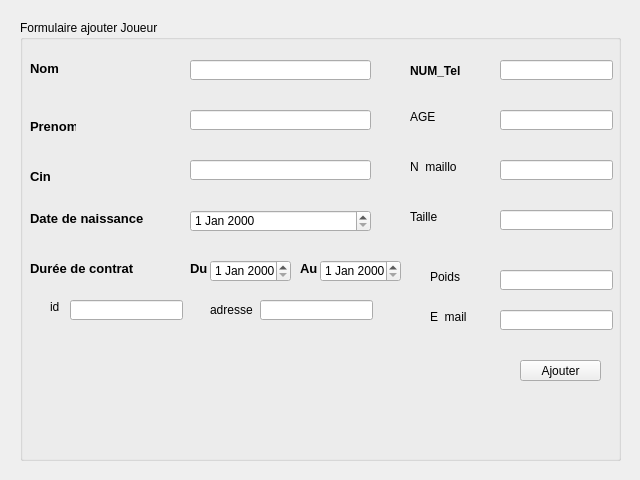
<?xml version="1.0" encoding="UTF-8"?>
<ui version="4.0">
 <class>clientajout</class>
 <widget class="QDialog" name="clientajout">
  <property name="geometry">
   <rect>
    <x>0</x>
    <y>0</y>
    <width>640</width>
    <height>480</height>
   </rect>
  </property>
  <property name="windowTitle">
   <string>Dialog</string>
  </property>
  <widget class="QGroupBox" name="groupBox">
   <property name="geometry">
    <rect>
     <x>20</x>
     <y>20</y>
     <width>601</width>
     <height>441</height>
    </rect>
   </property>
   <property name="title">
    <string>Formulaire ajouter Joueur</string>
   </property>
   <widget class="QLabel" name="label_8">
    <property name="geometry">
     <rect>
      <x>30</x>
      <y>280</y>
      <width>46</width>
      <height>13</height>
     </rect>
    </property>
    <property name="text">
     <string>id</string>
    </property>
   </widget>
   <widget class="QLabel" name="Date_5">
    <property name="geometry">
     <rect>
      <x>10</x>
      <y>190</y>
      <width>121</width>
      <height>16</height>
     </rect>
    </property>
    <property name="font">
     <font>
      <pointsize>10</pointsize>
      <weight>75</weight>
      <bold>true</bold>
     </font>
    </property>
    <property name="text">
     <string>Date de naissance</string>
    </property>
   </widget>
   <widget class="QLabel" name="label_2">
    <property name="geometry">
     <rect>
      <x>390</x>
      <y>90</y>
      <width>46</width>
      <height>13</height>
     </rect>
    </property>
    <property name="text">
     <string>AGE</string>
    </property>
   </widget>
   <widget class="QLineEdit" name="Lage">
    <property name="geometry">
     <rect>
      <x>480</x>
      <y>90</y>
      <width>113</width>
      <height>20</height>
     </rect>
    </property>
   </widget>
   <widget class="QToolButton" name="ajouter">
    <property name="geometry">
     <rect>
      <x>500</x>
      <y>340</y>
      <width>81</width>
      <height>21</height>
     </rect>
    </property>
    <property name="text">
     <string>Ajouter</string>
    </property>
   </widget>
   <widget class="QDateEdit" name="dateD">
    <property name="geometry">
     <rect>
      <x>190</x>
      <y>240</y>
      <width>81</width>
      <height>22</height>
     </rect>
    </property>
   </widget>
   <widget class="QLineEdit" name="L_adresse">
    <property name="geometry">
     <rect>
      <x>240</x>
      <y>280</y>
      <width>113</width>
      <height>20</height>
     </rect>
    </property>
   </widget>
   <widget class="QLabel" name="Prenom_5">
    <property name="geometry">
     <rect>
      <x>10</x>
      <y>100</y>
      <width>46</width>
      <height>13</height>
     </rect>
    </property>
    <property name="font">
     <font>
      <pointsize>10</pointsize>
      <weight>75</weight>
      <bold>true</bold>
     </font>
    </property>
    <property name="text">
     <string>Prenom</string>
    </property>
   </widget>
   <widget class="QLineEdit" name="Lprenom">
    <property name="geometry">
     <rect>
      <x>170</x>
      <y>90</y>
      <width>181</width>
      <height>20</height>
     </rect>
    </property>
   </widget>
   <widget class="QLineEdit" name="Lnom">
    <property name="geometry">
     <rect>
      <x>170</x>
      <y>40</y>
      <width>181</width>
      <height>20</height>
     </rect>
    </property>
   </widget>
   <widget class="QLabel" name="label">
    <property name="geometry">
     <rect>
      <x>390</x>
      <y>40</y>
      <width>61</width>
      <height>21</height>
     </rect>
    </property>
    <property name="font">
     <font>
      <weight>75</weight>
      <bold>true</bold>
     </font>
    </property>
    <property name="text">
     <string>NUM_Tel</string>
    </property>
   </widget>
   <widget class="QLabel" name="Nom_5">
    <property name="geometry">
     <rect>
      <x>10</x>
      <y>40</y>
      <width>71</width>
      <height>16</height>
     </rect>
    </property>
    <property name="font">
     <font>
      <pointsize>10</pointsize>
      <weight>75</weight>
      <bold>true</bold>
     </font>
    </property>
    <property name="text">
     <string>Nom</string>
    </property>
   </widget>
   <widget class="QLabel" name="label_7">
    <property name="geometry">
     <rect>
      <x>390</x>
      <y>140</y>
      <width>46</width>
      <height>13</height>
     </rect>
    </property>
    <property name="text">
     <string>N_maillot</string>
    </property>
   </widget>
   <widget class="QLabel" name="label_16">
    <property name="geometry">
     <rect>
      <x>280</x>
      <y>240</y>
      <width>21</width>
      <height>16</height>
     </rect>
    </property>
    <property name="font">
     <font>
      <pointsize>10</pointsize>
      <weight>75</weight>
      <bold>true</bold>
     </font>
    </property>
    <property name="text">
     <string>Au</string>
    </property>
   </widget>
   <widget class="QLabel" name="CIN_5">
    <property name="geometry">
     <rect>
      <x>10</x>
      <y>150</y>
      <width>46</width>
      <height>13</height>
     </rect>
    </property>
    <property name="font">
     <font>
      <pointsize>10</pointsize>
      <weight>75</weight>
      <bold>true</bold>
     </font>
    </property>
    <property name="text">
     <string>Cin</string>
    </property>
   </widget>
   <widget class="QDateEdit" name="dateN">
    <property name="geometry">
     <rect>
      <x>170</x>
      <y>190</y>
      <width>181</width>
      <height>22</height>
     </rect>
    </property>
   </widget>
   <widget class="QLabel" name="label_17">
    <property name="geometry">
     <rect>
      <x>170</x>
      <y>240</y>
      <width>21</width>
      <height>16</height>
     </rect>
    </property>
    <property name="font">
     <font>
      <pointsize>10</pointsize>
      <weight>75</weight>
      <bold>true</bold>
     </font>
    </property>
    <property name="text">
     <string>Du</string>
    </property>
   </widget>
   <widget class="QLabel" name="label_6">
    <property name="geometry">
     <rect>
      <x>410</x>
      <y>250</y>
      <width>46</width>
      <height>13</height>
     </rect>
    </property>
    <property name="text">
     <string>Poids</string>
    </property>
   </widget>
   <widget class="QLineEdit" name="Lnum_tel">
    <property name="geometry">
     <rect>
      <x>480</x>
      <y>40</y>
      <width>113</width>
      <height>20</height>
     </rect>
    </property>
   </widget>
   <widget class="QLabel" name="Duree_5">
    <property name="geometry">
     <rect>
      <x>10</x>
      <y>240</y>
      <width>111</width>
      <height>16</height>
     </rect>
    </property>
    <property name="font">
     <font>
      <pointsize>10</pointsize>
      <weight>75</weight>
      <bold>true</bold>
     </font>
    </property>
    <property name="text">
     <string>Durée de contrat </string>
    </property>
   </widget>
   <widget class="QLineEdit" name="ID_A">
    <property name="geometry">
     <rect>
      <x>50</x>
      <y>280</y>
      <width>113</width>
      <height>20</height>
     </rect>
    </property>
   </widget>
   <widget class="QLineEdit" name="L_taille">
    <property name="geometry">
     <rect>
      <x>480</x>
      <y>190</y>
      <width>113</width>
      <height>20</height>
     </rect>
    </property>
   </widget>
   <widget class="QLineEdit" name="L_maillot">
    <property name="geometry">
     <rect>
      <x>480</x>
      <y>140</y>
      <width>113</width>
      <height>20</height>
     </rect>
    </property>
   </widget>
   <widget class="QLabel" name="label_5">
    <property name="geometry">
     <rect>
      <x>390</x>
      <y>190</y>
      <width>46</width>
      <height>13</height>
     </rect>
    </property>
    <property name="text">
     <string>Taille</string>
    </property>
   </widget>
   <widget class="QDateEdit" name="dateA">
    <property name="geometry">
     <rect>
      <x>300</x>
      <y>240</y>
      <width>81</width>
      <height>22</height>
     </rect>
    </property>
   </widget>
   <widget class="QLineEdit" name="L_poids">
    <property name="geometry">
     <rect>
      <x>480</x>
      <y>250</y>
      <width>113</width>
      <height>20</height>
     </rect>
    </property>
   </widget>
   <widget class="QLineEdit" name="Lcin">
    <property name="geometry">
     <rect>
      <x>170</x>
      <y>140</y>
      <width>181</width>
      <height>20</height>
     </rect>
    </property>
   </widget>
   <widget class="QLabel" name="label_9">
    <property name="geometry">
     <rect>
      <x>190</x>
      <y>280</y>
      <width>46</width>
      <height>20</height>
     </rect>
    </property>
    <property name="text">
     <string>adresse</string>
    </property>
   </widget>
   <widget class="QLineEdit" name="L_courriel">
    <property name="geometry">
     <rect>
      <x>480</x>
      <y>290</y>
      <width>113</width>
      <height>20</height>
     </rect>
    </property>
   </widget>
   <widget class="QLabel" name="label_3">
    <property name="geometry">
     <rect>
      <x>410</x>
      <y>290</y>
      <width>46</width>
      <height>13</height>
     </rect>
    </property>
    <property name="text">
     <string>E_mail</string>
    </property>
   </widget>
  </widget>
 </widget>
 <resources/>
 <connections/>
</ui>
